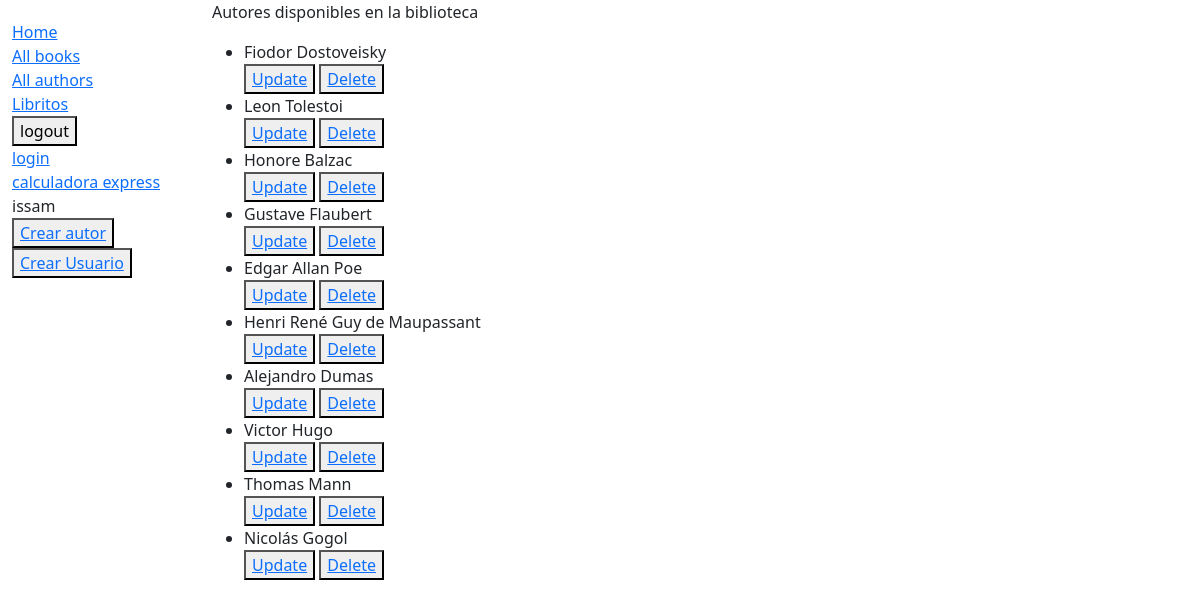
The app's page /catalog/autores/ (signed in) with its own data.
### catalog/models.py (models this page shows, shortened)
class Author(models.Model):
    first_name = models.CharField(max_length=100)
    last_name = models.CharField(max_length=100)
    date_of_birth = models.DateField(null=True, blank=True)
    date_of_death = models.DateField('Died', null=True, blank=True)

### catalog/views.py (the view)
# urls.py: path('autores/',views.todosAutores,name="autores"),
def todosAutores(request):
    autores = Author.objects.all()
    contexto = {
        'numAutores':autores
    }
    return render(request,"todosAutores.html",contexto)

### catalog/templates/todosAutores.html
{% extends "base_generic.html" %}
{% block content %}
{% if  numAutores%}
<p>Autores disponibles en la biblioteca</p>
<ul>
{% for i in numAutores%}
<li >{{i.first_name}} {{i.last_name}}</li>
<button><a href="{%url 'author-update'  i.pk %}">Update</a></button>
<button><a href="{%url 'author-delete' i.pk%}">Delete</a></button>
{% endfor %}
</ul>
{% else %}
    <p>No hay autores en la biblioteca.</p>
{% endif %}
{% endblock %}

### catalog/templates/base_generic.html (shortened to what this page needs)
<!doctype html>
<html lang="en">
  <head>
    <link href="https://cdn.jsdelivr.net/npm/bootstrap@5.3.3/dist/css/bootstrap.min.css"
      rel="stylesheet"
>
    {% load static %}
    <link rel="stylesheet" href="{% static 'css/styles.css' %}" />
  </head>
  <body>
    <div class="container-fluid">
      <div class="row">
        <div class="col-sm-2">
          {% block sidebar %}
            <ul class="sidebar-nav">
              <li><a href="{% url 'index' %}">Home</a></li>
              <li><a href="">All books</a></li>
              <li><a href="{% url 'autores' %}">All authors</a></li>
              <li><a href="/catalog/libritos">Libritos</a></li>
              <form method="post" action="{% url 'logout' %}">
                <button type="submit">logout</button>
              </form>
              <li><a href="{%url 'login'%}">login</a></li>
              <li><a href="{% url 'calculadora'%}">calculadora express</a></li>
              <li>{{ user }}</li>
              <li><button><a href="{% url 'crearAutor'%}">Crear autor</a></button></li>
              <li><button><a href="{% url 'author-create'%}">Crear Usuario</a></button></li>
            </ul>
          {% endblock %}
        </div>
        <div class="col-sm-10 ">{% block content %}{% endblock %}</div>
      </div>
    </div>
  </body>
</html>

### catalog/static/css/styles.css (style rules this page uses)
.sidebar-nav { margin-top: 20px; padding: 0; list-style: none; }

### records on screen
Author: first_name "Fiodor", last_name "Dostoveisky"
Author: first_name "Leon", last_name "Tolestoi"
Author: first_name "Honore", last_name "Balzac"
Author: first_name "Gustave", last_name "Flaubert"
Author: first_name "Edgar", last_name "Allan Poe"
Author: first_name "Henri René", last_name "Guy de Maupassant"
Author: first_name "Alejandro", last_name "Dumas"
Author: first_name "Victor", last_name "Hugo"
Author: first_name "Thomas", last_name "Mann"
Author: first_name "Nicolás", last_name "Gogol"

### other values on screen
{{ user }} "issam"
